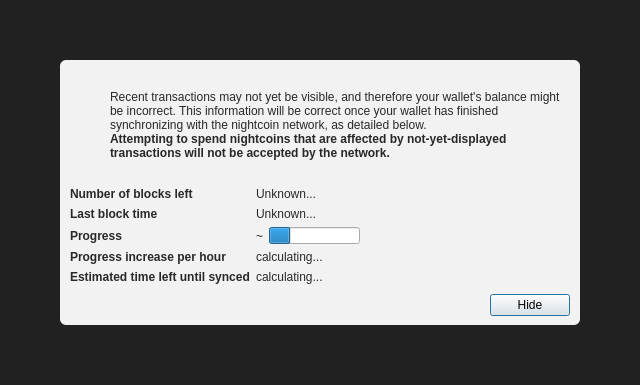
<?xml version="1.0" encoding="UTF-8"?>
<ui version="4.0">
 <class>ModalOverlay</class>
 <widget class="ModalOverlay" name="ModalOverlay">
  <property name="geometry">
   <rect>
    <x>0</x>
    <y>0</y>
    <width>640</width>
    <height>385</height>
   </rect>
  </property>
  <property name="windowTitle">
   <string>Form</string>
  </property>
  <layout class="QVBoxLayout" name="verticalLayout" stretch="0">
   <property name="sizeConstraint">
    <enum>QLayout::SetDefaultConstraint</enum>
   </property>
   <property name="leftMargin">
    <number>0</number>
   </property>
   <property name="topMargin">
    <number>0</number>
   </property>
   <property name="rightMargin">
    <number>0</number>
   </property>
   <property name="bottomMargin">
    <number>0</number>
   </property>
   <item>
    <widget class="QWidget" name="bgWidget" native="true">
     <property name="styleSheet">
      <string notr="true">#bgWidget { background: rgba(0,0,0,220); }</string>
     </property>
     <layout class="QVBoxLayout" name="verticalLayoutMain" stretch="1">
      <property name="leftMargin">
       <number>60</number>
      </property>
      <property name="topMargin">
       <number>60</number>
      </property>
      <property name="rightMargin">
       <number>60</number>
      </property>
      <property name="bottomMargin">
       <number>60</number>
      </property>
      <item>
       <widget class="QWidget" name="contentWidget" native="true">
        <property name="styleSheet">
         <string notr="true">#contentWidget { background: rgba(255,255,255,240); border-radius: 6px; }

QLabel { color: rgb(40,40,40);  }</string>
        </property>
        <layout class="QVBoxLayout" name="verticalLayoutSub" stretch="1,0,0,0">
         <property name="spacing">
          <number>0</number>
         </property>
         <property name="leftMargin">
          <number>10</number>
         </property>
         <property name="topMargin">
          <number>10</number>
         </property>
         <property name="rightMargin">
          <number>10</number>
         </property>
         <property name="bottomMargin">
          <number>10</number>
         </property>
         <item>
          <layout class="QHBoxLayout" name="horizontalLayoutIconText" stretch="0,1">
           <property name="topMargin">
            <number>20</number>
           </property>
           <item>
            <layout class="QVBoxLayout" name="verticalLayoutIcon">
             <property name="leftMargin">
              <number>0</number>
             </property>
             <item>
              <widget class="QPushButton" name="warningIcon">
               <property name="enabled">
                <bool>false</bool>
               </property>
               <property name="text">
                <string/>
               </property>
               <property name="icon">
                <iconset>
                 <normaloff>:/icons/warning</normaloff>
                 <disabledoff>:/icons/warning</disabledoff>:/icons/warning</iconset>
               </property>
               <property name="iconSize">
                <size>
                 <width>48</width>
                 <height>48</height>
                </size>
               </property>
               <property name="flat">
                <bool>true</bool>
               </property>
              </widget>
             </item>
             <item>
              <spacer name="verticalSpacerWarningIcon">
               <property name="orientation">
                <enum>Qt::Vertical</enum>
               </property>
               <property name="sizeHint" stdset="0">
                <size>
                 <width>20</width>
                 <height>40</height>
                </size>
               </property>
              </spacer>
             </item>
            </layout>
           </item>
           <item>
            <layout class="QVBoxLayout" name="verticalLayoutInfoText">
             <property name="leftMargin">
              <number>0</number>
             </property>
             <property name="topMargin">
              <number>0</number>
             </property>
             <item>
              <widget class="QLabel" name="infoText">
               <property name="text">
                <string>Recent transactions may not yet be visible, and therefore your wallet's balance might be incorrect. This information will be correct once your wallet has finished synchronizing with the nightcoin network, as detailed below.</string>
               </property>
               <property name="textFormat">
                <enum>Qt::RichText</enum>
               </property>
               <property name="wordWrap">
                <bool>true</bool>
               </property>
              </widget>
             </item>
             <item>
              <widget class="QLabel" name="infoTextStrong">
               <property name="font">
                <font>
                 <weight>75</weight>
                 <bold>true</bold>
                </font>
               </property>
               <property name="text">
                <string>Attempting to spend nightcoins that are affected by not-yet-displayed transactions will not be accepted by the network.</string>
               </property>
               <property name="textFormat">
                <enum>Qt::RichText</enum>
               </property>
               <property name="wordWrap">
                <bool>true</bool>
               </property>
              </widget>
             </item>
             <item>
              <spacer name="verticalSpacerInTextSpace">
               <property name="orientation">
                <enum>Qt::Vertical</enum>
               </property>
               <property name="sizeHint" stdset="0">
                <size>
                 <width>20</width>
                 <height>40</height>
                </size>
               </property>
              </spacer>
             </item>
            </layout>
           </item>
          </layout>
         </item>
         <item>
          <spacer name="verticalSpacerAfterText">
           <property name="orientation">
            <enum>Qt::Vertical</enum>
           </property>
           <property name="sizeHint" stdset="0">
            <size>
             <width>20</width>
             <height>40</height>
            </size>
           </property>
          </spacer>
         </item>
         <item>
          <layout class="QFormLayout" name="formLayout">
           <property name="fieldGrowthPolicy">
            <enum>QFormLayout::FieldsStayAtSizeHint</enum>
           </property>
           <property name="horizontalSpacing">
            <number>6</number>
           </property>
           <property name="verticalSpacing">
            <number>6</number>
           </property>
           <property name="topMargin">
            <number>10</number>
           </property>
           <item row="0" column="0">
            <widget class="QLabel" name="labelNumberOfBlocksLeft">
             <property name="font">
              <font>
               <weight>75</weight>
               <bold>true</bold>
              </font>
             </property>
             <property name="text">
              <string>Number of blocks left</string>
             </property>
            </widget>
           </item>
           <item row="0" column="1">
            <widget class="QLabel" name="numberOfBlocksLeft">
             <property name="text">
              <string>Unknown...</string>
             </property>
            </widget>
           </item>
           <item row="1" column="0">
            <widget class="QLabel" name="labelLastBlockTime">
             <property name="font">
              <font>
               <weight>75</weight>
               <bold>true</bold>
              </font>
             </property>
             <property name="text">
              <string>Last block time</string>
             </property>
            </widget>
           </item>
           <item row="1" column="1">
            <widget class="QLabel" name="newestBlockDate">
             <property name="sizePolicy">
              <sizepolicy hsizetype="Maximum" vsizetype="Preferred">
               <horstretch>0</horstretch>
               <verstretch>0</verstretch>
              </sizepolicy>
             </property>
             <property name="text">
              <string>Unknown...</string>
             </property>
            </widget>
           </item>
           <item row="2" column="0">
            <widget class="QLabel" name="labelSyncDone">
             <property name="font">
              <font>
               <weight>75</weight>
               <bold>true</bold>
              </font>
             </property>
             <property name="text">
              <string>Progress</string>
             </property>
            </widget>
           </item>
           <item row="2" column="1">
            <layout class="QHBoxLayout" name="horizontalLayoutSync" stretch="0,1">
             <item>
              <widget class="QLabel" name="percentageProgress">
               <property name="text">
                <string notr="true">~</string>
               </property>
              </widget>
             </item>
             <item>
              <widget class="QProgressBar" name="progressBar">
               <property name="value">
                <number>24</number>
               </property>
               <property name="format">
                <string/>
               </property>
              </widget>
             </item>
            </layout>
           </item>
           <item row="4" column="0">
            <widget class="QLabel" name="labelProgressIncrease">
             <property name="font">
              <font>
               <weight>75</weight>
               <bold>true</bold>
              </font>
             </property>
             <property name="text">
              <string>Progress increase per hour</string>
             </property>
            </widget>
           </item>
           <item row="4" column="1">
            <widget class="QLabel" name="progressIncreasePerH">
             <property name="text">
              <string>calculating...</string>
             </property>
            </widget>
           </item>
           <item row="5" column="0">
            <widget class="QLabel" name="labelEstimatedTimeLeft">
             <property name="font">
              <font>
               <weight>75</weight>
               <bold>true</bold>
              </font>
             </property>
             <property name="text">
              <string>Estimated time left until synced</string>
             </property>
            </widget>
           </item>
           <item row="5" column="1">
            <widget class="QLabel" name="expectedTimeLeft">
             <property name="text">
              <string>calculating...</string>
             </property>
            </widget>
           </item>
          </layout>
         </item>
         <item>
          <layout class="QHBoxLayout" name="horizontalLayoutButtons">
           <property name="leftMargin">
            <number>10</number>
           </property>
           <property name="topMargin">
            <number>10</number>
           </property>
           <item>
            <spacer name="horizontalSpacer">
             <property name="orientation">
              <enum>Qt::Horizontal</enum>
             </property>
             <property name="sizeHint" stdset="0">
              <size>
               <width>40</width>
               <height>20</height>
              </size>
             </property>
            </spacer>
           </item>
           <item>
            <widget class="QPushButton" name="closeButton">
             <property name="text">
              <string>Hide</string>
             </property>
             <property name="focusPolicy">
              <enum>Qt::StrongFocus</enum>
             </property>
             <property name="default">
              <bool>true</bool>
             </property>
            </widget>
           </item>
          </layout>
         </item>
        </layout>
       </widget>
      </item>
     </layout>
    </widget>
   </item>
  </layout>
 </widget>
 <customwidgets>
  <customwidget>
   <class>ModalOverlay</class>
   <extends>QWidget</extends>
   <header>qt/modaloverlay.h</header>
   <container>1</container>
  </customwidget>
 </customwidgets>
 <resources/>
 <connections/>
</ui>
